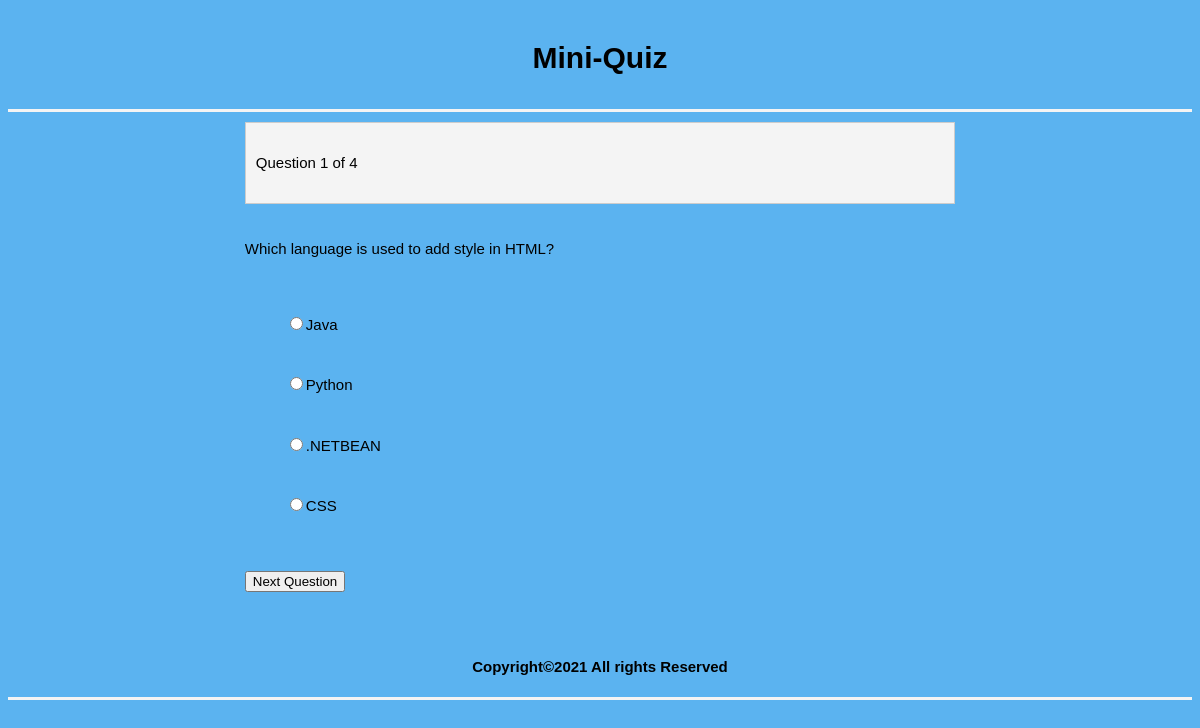
Screenshot of /quiz/question.php?n=1 with the database file from the repository.
### tables this page shows
CREATE TABLE `questions` (
  `question_number` int(11) NOT NULL,
  `text` text NOT NULL
);

CREATE TABLE `choices` (
  `id` int(11) NOT NULL,
  `question_number` int(11) NOT NULL,
  `is_correct` tinyint(1) NOT NULL,
  `text` text NOT NULL
);

### quiz/question.php (the view, shortened to what this page needs)
<?php include 'database.php';?>
<?php
$number = (int) $_GET['n'];
$query="SELECT * FROM questions ";
$results=$mysqli->query($query) or die ($mysqli->error.__LINE__);
$total=$results->num_rows;
$query = "SELECT * FROM questions WHERE question_number = $number";
$result=$mysqli->query($query) or die($mysqli->error.__LINE__);
$question=$result->fetch_assoc();
$query = "SELECT * FROM choices WHERE question_number = $number";
$choices=$mysqli->query($query) or die($mysqli->error.__LINE__);
?>
<!DOCTYPE html>
<html>
<head>
	<link rel="stylesheet" type="text/css" href="css/style.css">
</head>
<body>
	<header>
		<div class="container">
			<h1> Mini-Quiz </h1>
	</header>
	<main>
		<div class="container">
	<div class="current">Question <?php echo $question['question_number'];?> of <?php echo $total; ?></div>
			<p class="Question">
				<?php echo $question['text'];?>
			</p>
			<form method="POST" action="process.php">
				<ul class="choices">
					<?php while ($row = $choices->fetch_assoc()): ?>
					<li><input type="radio" name="choice" value="<?php echo $row['id'];?>"/><?php echo $row['text'];?></li>
				<?php endwhile; ?>
				</ul>
				<input type="submit" value="Next Question">
			</form>
		</div>
	</main>
	<footer>
		<div class="container">
		Copyright©2021   All rights Reserved
		</div>
	</footer>
</body>
</html>

### quiz/css/style.css (style rules this page uses)
body { font-family: arial; font-size: 15px; line-height: 1.6cm; background-color: #5BB3F0; }
li { list-style: none; }
.container { width: 60%; margin:0 auto; overflow: auto; }
header { border-bottom:3px #f4f4f4 solid; }
footer { border-bottom:3px #f4f4f4 solid; text-align:center; padding-top: 5px; font-weight: bold; }
main { padding-bottom: 20px; }
.current { padding: 10px; background:#f4f4f4; border:1px solid #ccc; margin:10px 0 10px; }
h1 { text-align: center; }

### rows the page displays
questions: question_number "1", text "Which language is used to add style in HTML?"
choices: text "Java"
choices: text "Python"
choices: text ".NETBEAN"
choices: text "CSS"

### other values shown
$total "4"
